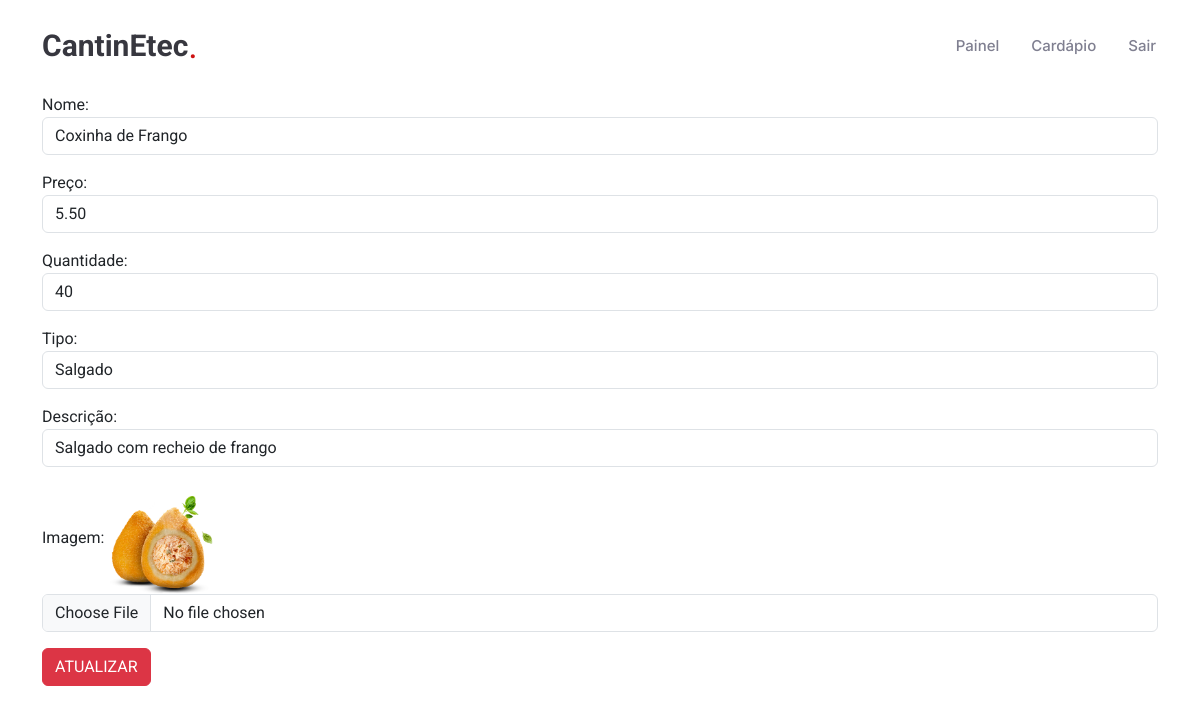
Screenshot of /site/site_principal/form_atualiza.php?Cod_item=1 (signed in) with the database file from the repository.
### tables this page shows
CREATE TABLE `item` (
  `Cod_item` int(11) NOT NULL,
  `Nome` varchar(100) NOT NULL,
  `Descricao` text NOT NULL,
  `Preco` decimal(5,2) NOT NULL,
  `Tipo` varchar(50) NOT NULL,
  `Quantidade_Estoque` int(11) NOT NULL,
  `Imagem` varchar(50) NOT NULL
);

### site/site_principal/form_atualiza.php (the view, shortened to what this page needs)
<?php
    include '../pedaco.php';
    $Cod_item = $_GET['Cod_item'];
?>
    <div class="container">
        <form action="atualiza.php?Cod_item=<?php echo "$Cod_item"; ?>" method="POST" enctype="multipart/form-data">
        <?php
            require '../conexao.php';
            $Cod_item = $_GET['Cod_item'];
            $sql = "SELECT * FROM item WHERE Cod_item = $Cod_item";
            $stmt = $pdo->query($sql);
            $Item = $stmt->fetch(PDO::FETCH_ASSOC);
        ?>
            <div class="mb-3">
                Nome: <input type="text" value="<?php echo $Item['Nome']; ?>" name="nome_novo" class="form-control">
            </div>
            <div class="mb-3">
                Preço: <input type="text" value="<?php echo $Item['Preco']; ?>" name="preco_novo" class="form-control">
            </div>
            <div class="mb-3">
                Quantidade: <input type="text" value="<?php echo $Item['Quantidade_Estoque']; ?>" name="quantidade_nova" class="form-control">
            </div>
            <div class="mb-3">
                Tipo: <input type="text" value="<?php echo $Item['Tipo']; ?>" name="tipo_novo" class="form-control">
            </div>
            <div class="mb-3">
                Descrição: <input type="text" value="<?php echo $Item['Descricao']; ?>" name="descricao_nova" class="form-control">
            </div>
            <div class="mb-3">
                Imagem:
                <img src="<?php echo $Item['Imagem']; ?>" alt="" class="image-update">
                <input type="file" value="<?php echo $Item['Imagem']; ?>" name="imagem_nova" class="form-control">
            </div>
            <button type="submit" name="btn-atualiza" class="btn btn-danger">ATUALIZAR</button>
        </form>
    </div>
</body>
</html>

### site/site_principal/assets/css/main.css (style rules this page uses)
:root { --default-font: "Roboto", system-ui, -apple-system, "Segoe UI", Roboto, "Helvetica Neue", Arial, "Noto Sans", "Liberation Sans", sans-serif, "Apple Color Emoji", "Segoe UI Emoji", "Segoe UI Symbol", "Noto Color Emoji"; --heading-font: "Amatic SC", sans-serif; --nav-font: "Inter", sans-serif; }
:root { --background-color: #ffffff; --default-color: #212529; --heading-color: #37373f; --accent-color: #ce1212; --surface-color: #ffffff; --contrast-color: #ffffff; }
:root { --nav-color: #7f7f90; --nav-hover-color: #ce1212; --nav-mobile-background-color: #ffffff; --nav-dropdown-background-color: #ffffff; --nav-dropdown-color: #7f7f90; --nav-dropdown-hover-color: #ce1212; }
:root { scroll-behavior: smooth; }
body { color: var(--default-color); background-color: var(--background-color); font-family: var(--default-font); }
.image-update { width: 10%; }

### rows the page displays
item: nome_novo "Coxinha de Frango", preco_novo "5.50", quantidade_nova "40", tipo_novo "Salgado", descricao_nova "Salgado com recheio de frango", Imagem (picture)
